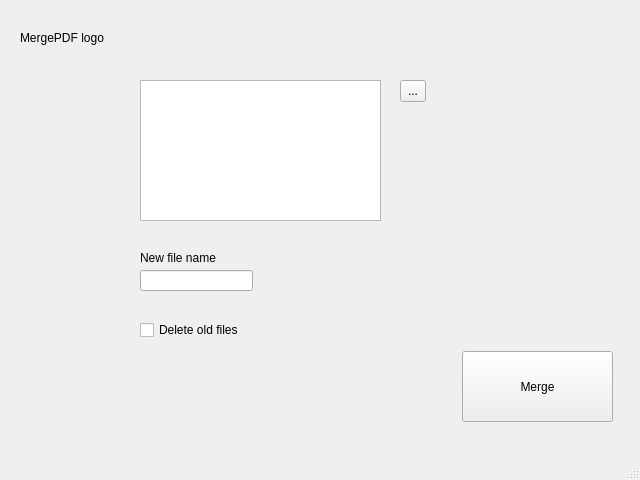
<?xml version="1.0" encoding="UTF-8"?>
<ui version="4.0">
 <class>MainWindow</class>
 <widget class="QMainWindow" name="MainWindow">
  <property name="geometry">
   <rect>
    <x>0</x>
    <y>0</y>
    <width>640</width>
    <height>480</height>
   </rect>
  </property>
  <property name="windowTitle">
   <string>MergePDF</string>
  </property>
  <property name="locale">
   <locale language="Dutch" country="Netherlands"/>
  </property>
  <widget class="QWidget" name="centralwidget">
   <widget class="QPushButton" name="pushButton_merge">
    <property name="geometry">
     <rect>
      <x>462</x>
      <y>351</y>
      <width>151</width>
      <height>71</height>
     </rect>
    </property>
    <property name="text">
     <string>Merge</string>
    </property>
   </widget>
   <widget class="QCheckBox" name="checkBox_delete_old">
    <property name="geometry">
     <rect>
      <x>140</x>
      <y>320</y>
      <width>151</width>
      <height>20</height>
     </rect>
    </property>
    <property name="text">
     <string>Delete old files</string>
    </property>
   </widget>
   <widget class="QLabel" name="label_logo">
    <property name="geometry">
     <rect>
      <x>20</x>
      <y>30</y>
      <width>171</width>
      <height>16</height>
     </rect>
    </property>
    <property name="text">
     <string>MergePDF logo</string>
    </property>
   </widget>
   <widget class="QLabel" name="label_filename">
    <property name="geometry">
     <rect>
      <x>140</x>
      <y>250</y>
      <width>131</width>
      <height>16</height>
     </rect>
    </property>
    <property name="text">
     <string>New file name</string>
    </property>
   </widget>
   <widget class="QLineEdit" name="lineEdit_filename">
    <property name="geometry">
     <rect>
      <x>140</x>
      <y>270</y>
      <width>113</width>
      <height>21</height>
     </rect>
    </property>
   </widget>
   <widget class="QToolButton" name="toolButton_choose_files">
    <property name="geometry">
     <rect>
      <x>400</x>
      <y>80</y>
      <width>26</width>
      <height>22</height>
     </rect>
    </property>
    <property name="text">
     <string>...</string>
    </property>
   </widget>
   <widget class="QPlainTextEdit" name="plainTextEdit_source_files">
    <property name="geometry">
     <rect>
      <x>140</x>
      <y>80</y>
      <width>241</width>
      <height>141</height>
     </rect>
    </property>
    <property name="readOnly">
     <bool>true</bool>
    </property>
   </widget>
  </widget>
  <widget class="QMenuBar" name="menubar">
   <property name="geometry">
    <rect>
     <x>0</x>
     <y>0</y>
     <width>640</width>
     <height>22</height>
    </rect>
   </property>
  </widget>
  <widget class="QStatusBar" name="statusbar"/>
 </widget>
 <resources/>
 <connections/>
</ui>
